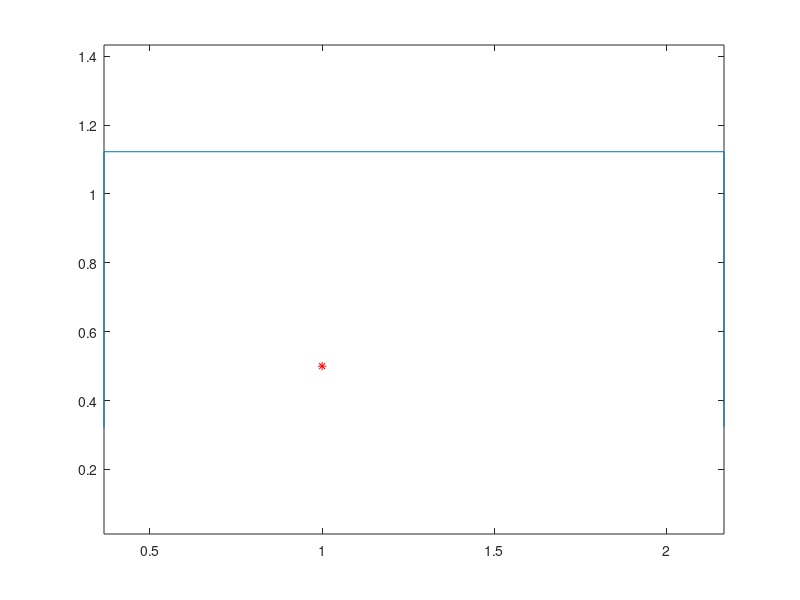

This figure's MATLAB source:
% test inpolygon
close all; clear all;
figure



 xs =  [0.3667    0.3667    2.1667    2.1667 ];
 ys  =  [0.3225    1.1225    1.1225    0.3225];
 
plot(xs,ys) % polygon
hold on
axis equal
xlim = [0   9.2]; ylim = [0  9.2];

xq = 1; yq = 0.5;
in = inpolygon(xq,yq,xs,ys)
plot(xq,yq,'r*');